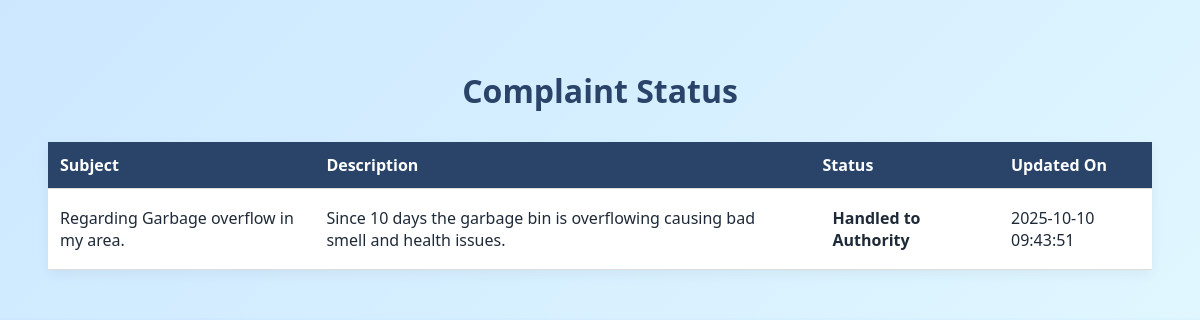
Page /view-status (signed in) on the committed database.
### tables this page shows
CREATE TABLE status_log (
    status_id INTEGER PRIMARY KEY AUTOINCREMENT,
    complaint_id INTEGER NOT NULL,
    user_id INTEGER NOT NULL,
    status TEXT NOT NULL,
    timestamp DATETIME DEFAULT CURRENT_TIMESTAMP,
    FOREIGN KEY (complaint_id) REFERENCES complaints(id),
    FOREIGN KEY (user_id) REFERENCES users(id)
);

CREATE TABLE complaints (
    id INTEGER PRIMARY KEY AUTOINCREMENT,
    user_id INTEGER NOT NULL,
    subject TEXT NOT NULL,
    description TEXT NOT NULL,
    location TEXT NOT NULL,
    photo TEXT,
    category TEXT NOT NULL,
    status TEXT DEFAULT 'Submitted',
    created_at DATETIME DEFAULT CURRENT_TIMESTAMP,
    latitude REAL,
    longitudeÂ REAL, longitude REAL,
    FOREIGN KEY (user_id) REFERENCES users(id)
    
);

### app.py (the view)
@app.route('/view-status')
def view_status():
    if not session.get('user_id'):
        return redirect(url_for('login'))
    user_id = session['user_id']
    conn = get_db()
    cursor = conn.cursor()
    cursor.execute("""
        SELECT
            c.id AS complaint_id,
            c.subject,
            c.description,
            sl.status,
            sl.timestamp
        FROM complaints c
        LEFT JOIN (
            SELECT complaint_id, status, timestamp
            FROM status_log
            WHERE (complaint_id, timestamp) IN (
                SELECT complaint_id, MAX(timestamp)
                FROM status_log
                GROUP BY complaint_id
            )
        ) sl ON c.id = sl.complaint_id
        WHERE c.user_id = ?
        ORDER BY sl.timestamp DESC
    """, (user_id,))
    statuses = cursor.fetchall()
    conn.close()
    return render_template('viewStatus.html', statuses=statuses)

### app.py (called while the page is built)
def get_db():
    conn = sqlite3.connect(DATABASE)
    conn.row_factory = sqlite3.Row
    return conn

### templates/viewStatus.html (shortened to what this page needs)
<!DOCTYPE html>
<html lang="en">
<head>
</head>
<body>
    <h1>Complaint Status</h1>
    <table>
        <thead>
            <tr>
                <th>Subject</th>
                <th>Description</th>
                <th>Status</th>
                <th>Updated On</th>
            </tr>
        </thead>
        <tbody>
            {% for row in statuses %}
            <tr>
                <td>{{ row['subject'] }}</td>
                <td>{{ row['description'] }}</td>
                <td><span class="status {{ row['status'] | replace(' ', '') }}">{{ row['status'] }}</span></td>
                <td>{{ row['timestamp'] }}</td>
            </tr>
            {% endfor %}
        </tbody>
    </table>
</body>
</html>

### templates/viewStatus.html (style rules this page uses)
body { font-family: 'Segoe UI', sans-serif; background: linear-gradient(135deg, #cce7ff, #e0f7ff); padding: 40px; color: #1e2a38; }
h1 { text-align: center; color: #2a4469; margin-bottom: 30px; }
table { width: 100%; border-collapse: collapse; background: white; box-shadow: 0 4px 12px rgba(0,0,0,0.05); }
th, td { padding: 12px; border-bottom: 1px solid #ddd; text-align: left; }
th { background-color: #2a4469; color: white; }
.status { font-weight: bold; padding: 6px 10px; border-radius: 5px; display: inline-block; }

### rows in the picture
status_log: subject "Regarding Garbage overflow in my area.", description "Since 10 days the garbage bin is overflowing causing bad smell and health issues.", status "Handled to Authority", timestamp "2025-10-10 09:43:51"
